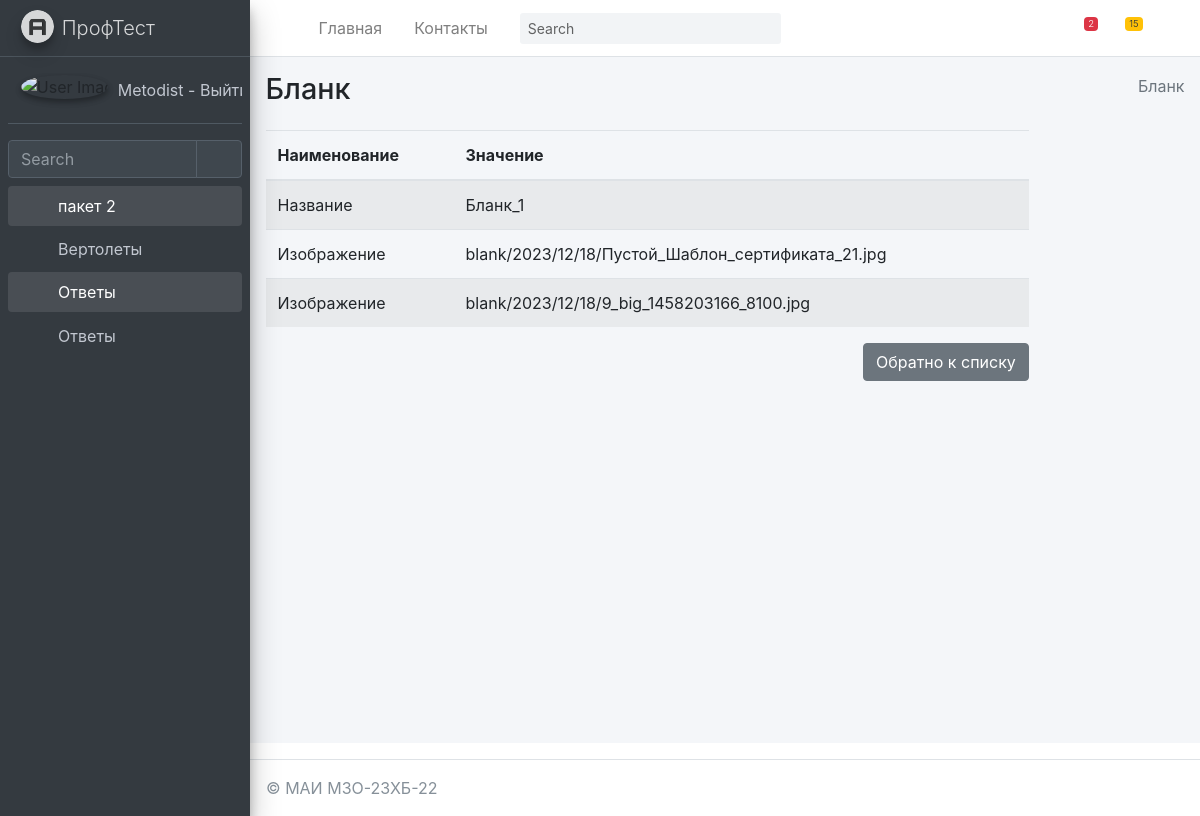
/anketa/blank/detail/13/ (signed in), run on the app's committed database.
### mysite/anketa/models.py (models this page shows, shortened)
class Blank(models.Model):
    title = models.TextField(max_length=50, verbose_name="Название")
    image_full = models.ImageField(upload_to='blank/%Y/%m/%d', blank=True, verbose_name="Изображение")
    image_one = models.ImageField(upload_to='blank/%Y/%m/%d', blank=True, verbose_name="Изображение")
    class Meta:
        ordering = ["-title"]
        verbose_name = "Бланк"
        verbose_name_plural = "Бланки"
    def get_fields(self):
        return [(field.name, field.value_to_string(self))
                for field in Blank._meta.fields]

### mysite/anketa/views.py (the view)
# urls.py: path('blank/detail/<int:pk>/', BlankDetail.as_view(), name='BlankDetail'),
@method_decorator(login_required(login_url='/login/'), name='dispatch')
class BlankDetail(DetailView):
	model = Blank
	context_object_name = 'blank_one'
	success_url = '/anketa/blank/'
	def get_context_data(self, *, object_list=None, **kwargs):
		context = super(BlankDetail,self).get_context_data(**kwargs)
		context['sometry'] = self.model._meta.verbose_name
		context['slovar'] = {'title'}
		context['secslovar'] = {'image_full','image_one'}
		context['hidenslovar'] = {'id'}
		context['dopslovar'] = {'updated_at','erem','edesc','created_at'}
		context['model'] = self.model
		return context

### mysite/anketa/templatetags/anketa_tags.py (called while the page is built)
@register.filter(name='nonefortext')
def nonefortext(fieldvalue):
    return fieldvalue if fieldvalue and fieldvalue != "NULL" and fieldvalue != "None" and fieldvalue != ""  else "Не указано"

@register.simple_tag
def field_name(value, field):
    if hasattr(value, 'model'):
        value = value.model
    return value._meta.get_field(field).verbose_name

@register.simple_tag
def my_comeback():
    return "Обратно к списку"

### mysite/anketa/templates/anketa/blank_detail.html
{% extends 'anketa/base.html' %}
{% load anketa_tags %}
{% block content %}
    <div class="content-wrapper">
    {% block sidebar %}
        {% include 'anketa/includes/_breadcrumb.html' %}
    {% endblock %}
        <section class="content">
            <div class="col-md-10">
                <table class="table table-striped">
                    <thead>
                    <tr>
                        <th scope="col">Наименование</th>
                        <th scope="col">Значение</th>
                    </tr>
                    </thead>
                    <tbody>
                    {% for name, value in blank_one.get_fields %}
                        {% if name in slovar %}
                            <tr>
                                <td>
                                    {% field_name blank_one name %}
                                </td>
                                <td>
                                    {{ value |  nonefortext }}
                                </td>
                            </tr>
                        {% endif %}
                     {% if name in secslovar %}
                            <tr>
                                <td>
                                    {% field_name blank_one name %}
                                </td>
                                <td>
                                    {{ value |  nonefortext }}
                                </td>
                            </tr>
                        {% endif %}
                    {% endfor %}
                    </tbody>
                </table>
            <a href="{% url 'anketa:blank' %}" class="btn btn-secondary float-right">
                {% my_comeback %}</a>
            </div>
        </section>
    </div>
{% endblock content %}

### mysite/templates/includes/full_sidebar.html
<aside class="main-sidebar sidebar-dark-primary elevation-4">
    <a href="/" class="brand-link">
        <img src="{{ ASSETS_ROOT }}/img/AdminLTELogo.png" alt="AdminLTE Logo" class="brand-image img-circle elevation-3"
             style="opacity: .8">
        <span class="brand-text font-weight-light">ПрофТест</span>
    </a>
    <div class="sidebar">
        <div class="user-panel mt-3 pb-3 mb-3 d-flex">
            <div class="image">
                <img src="{{ ASSETS_ROOT }}/img/user2-160x160.jpg" class="img-circle elevation-2" alt="User Image">
            </div>
            <div class="info">
                <a href="{% url 'logout' %}" class="d-block">
                    {{ request.user.username }} - Выйти2
                </a>
            </div>
        </div>
        <div class="form-inline">
            <div class="input-group" data-widget="sidebar-search">
                <input class="form-control form-control-sidebar" type="search" placeholder="Search" aria-label="Search">
                <div class="input-group-append">
                    <button class="btn btn-sidebar">
                        <i class="fas fa-search fa-fw"></i>
                    </button>
                </div>
            </div>
        </div>
        <nav class="mt-2">
            <ul class="nav nav-pills nav-sidebar flex-column" data-widget="treeview" role="menu" data-accordion="false">
                {% for item1 in SIDEBAR %}
                    <li class="nav-item {% if 'children' in item1 %} has-treeview menu-is-opening menu-open {% endif %}">
                    <a href="{% if 'children' in item1 %}#{% else %}{{ item1.url }}{% endif %}" class="nav-link">
                        <i class="nav-icon fas fa-circle {{ item1.color }}"></i>
                        <p>
                            {{ item1.name }}
                            {% if 'children' in item1 %}<i class="right fas fa-angle-left"></i>{% endif %}
                        </p>
                    </a>
                    <ul class="nav nav-treeview">
                    {% if 'children' in item1 %}
                        {% for item2 in item1.children %}
                            <li class="nav-item">
                                <a href="{{ item2.url }}" class="nav-link">
                                    <i class="far fa-circle nav-icon"></i>
                                    <p>{{ item2.name }}</p>
                                </a>
                            </li>
                        {% endfor %}
                    {% endif %}
                    </ul>
                    </li>
                {% endfor %}
            </ul>
        </nav>
    </div>
</aside>

### data on the page
Blank: title "Бланк_1", field_name "Изображение", image_full "blank/2023/12/18/Пустой_Шаблон_сертификата_21.jpg", image_one "blank/2023/12/18/9_big_1458203166_8100.jpg"

### other printed values
{{ request.user.username }} "Metodist"
{{ item1.name }} "пакет 2" "Ответы"
{{ item2.name }} "Вертолеты" "Ответы"
{{ sometry }} "Бланк"
